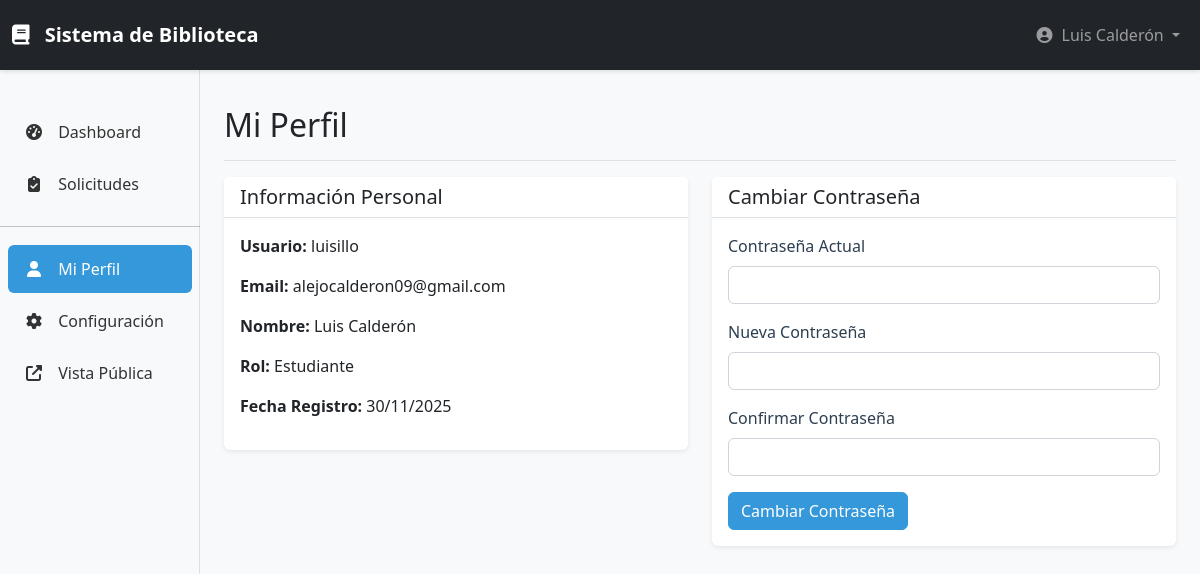
The page /WEB/dashboard/profile.php (signed in) on the database its author committed.
### tables this page shows
CREATE TABLE IF NOT EXISTS `usuarios` (
  `id` int NOT NULL AUTO_INCREMENT,
  `username` varchar(50) NOT NULL,
  `email` varchar(100) NOT NULL,
  `password` varchar(255) NOT NULL,
  `primer_nombre` varchar(50) NOT NULL,
  `segundo_nombre` varchar(50) DEFAULT NULL,
  `primer_apellido` varchar(50) NOT NULL,
  `segundo_apellido` varchar(50) DEFAULT NULL,
  `rol_id` int NOT NULL,
  `activo` tinyint DEFAULT '1',
  `created_at` timestamp NULL DEFAULT CURRENT_TIMESTAMP,
  `updated_at` timestamp NULL DEFAULT CURRENT_TIMESTAMP ON UPDATE CURRENT_TIMESTAMP,
  PRIMARY KEY (`id`),
  UNIQUE KEY `username` (`username`),
  UNIQUE KEY `email` (`email`),
  KEY `rol_id` (`rol_id`)
);

### WEB/classes/Model.php (called while the page is built, shortened)
<?php
require_once '../includes/database.php';
require_once '../includes/functions.php';
class Model {
    protected $conn;
    protected $table;
    public function __construct($table) {
        $this->db = new Database();
        $this->conn = $this->db->getConnection();
        $this->table = $table;
    }
    public function getById($id) {
        $query = "SELECT * FROM " . $this->table . " WHERE id = :id AND activo = 1";
        $stmt = $this->conn->prepare($query);
        $stmt->bindParam(':id', $id);
        $stmt->execute();
        return $stmt->fetch(PDO::FETCH_ASSOC);
    }
}
?>

### WEB/includes/database.php (called while the page is built, shortened)
<?php
class Database {
    private $host = 'localhost';
    private $db_name = 'sistema_biblioteca';
    private $username = 'root';
    private $password = '';
    public function getConnection() {
        $this->conn = null;
        try {
            $this->conn = new PDO(
                "mysql:host=" . $this->host . ";dbname=" . $this->db_name . ";charset=utf8",
                $this->username,
                $this->password
            );
            $this->conn->setAttribute(PDO::ATTR_ERRMODE, PDO::ERRMODE_EXCEPTION);
        } catch(PDOException $exception) {
            echo "Error de conexión: " . $exception->getMessage();
        }
        return $this->conn;
    }
}
?>

### WEB/includes/functions.php (called while the page is built, shortened)
<?php
function formatDate($date, $format = 'd/m/Y') {
    $datetime = new DateTime($date);
    return $datetime->format($format);
}
?>

### WEB/dashboard/profile.php (the view, shortened to what this page needs)
<?php
require_once '../includes/functions.php';
$userModel = new User();
$usuario_actual = $userModel->getById($_SESSION['user_id']);
?>
<!DOCTYPE html>
<html lang="es">
<head>
    <link href="<?php echo BOOTSTRAP_CSS; ?>" rel="stylesheet">
    <link href="<?php echo FONTAWESOME; ?>" rel="stylesheet">
    <link href="../assets/css/custom.css" rel="stylesheet">
</head>
<body>
    <?php include 'includes/navbar.php'; ?>
    <div class="container-fluid">
        <div class="row">
            <?php include 'includes/sidebar.php'; ?>
            <main class="col-md-9 ms-sm-auto col-lg-10 px-md-4">
                <div class="d-flex justify-content-between flex-wrap flex-md-nowrap align-items-center pt-3 pb-2 mb-3 border-bottom">
                    <h1 class="h2">Mi Perfil</h1>
                </div>
                <div class="row">
                    <div class="col-md-6">
                        <div class="card">
                            <div class="card-header">
                                <h5 class="card-title mb-0">Información Personal</h5>
                            </div>
                            <div class="card-body">
                                <p><strong>Usuario:</strong> <?php echo $usuario_actual['username']; ?></p>
                                <p><strong>Email:</strong> <?php echo $usuario_actual['email']; ?></p>
                                <p><strong>Nombre:</strong> <?php echo $usuario_actual['primer_nombre'] . ' ' . $usuario_actual['primer_apellido']; ?></p>
                                <p><strong>Rol:</strong> <?php echo $_SESSION['role']; ?></p>
                                <p><strong>Fecha Registro:</strong> <?php echo formatDate($usuario_actual['created_at']); ?></p>
                            </div>
                        </div>
                    </div>
                    <div class="col-md-6">
                        <div class="card">
                            <div class="card-header">
                                <h5 class="card-title mb-0">Cambiar Contraseña</h5>
                            </div>
                            <div class="card-body">
                                <form method="POST">
                                    <div class="mb-3">
                                        <label class="form-label">Contraseña Actual</label>
                                        <input type="password" class="form-control" name="password_actual" required>
                                    </div>
                                    <div class="mb-3">
                                        <label class="form-label">Nueva Contraseña</label>
                                        <input type="password" class="form-control" name="nueva_password" required>
                                    </div>
                                    <div class="mb-3">
                                        <label class="form-label">Confirmar Contraseña</label>
                                        <input type="password" class="form-control" name="confirmar_password" required>
                                    </div>
                                    <button type="submit" class="btn btn-primary">Cambiar Contraseña</button>
                                </form>
                            </div>
                        </div>
                    </div>
                </div>
            </main>
        </div>
    </div>
</body>
</html>

### WEB/assets/css/custom.css (style rules this page uses)
:root { --primary-color: #2c3e50; --secondary-color: #34495e; --accent-color: #3498db; --success-color: #27ae60; --warning-color: #f39c12; --danger-color: #e74c3c; }
body { font-family: 'Segoe UI', Tahoma, Geneva, Verdana, sans-serif; background-color: #f8f9fa; padding-top: 70px; }
main { margin-top: 0; padding: 20px; margin-left: 0; }
@media (min-width: 768px) { main { margin-left: 280px; } }
.card { border: none; box-shadow: 0 0.125rem 0.25rem rgba(0, 0, 0, 0.075); margin-bottom: 1.5rem; }
.card-header { background-color: white; border-bottom: 1px solid #dee2e6; font-weight: 600; }
.btn { border-radius: 0.375rem; font-weight: 500; transition: all 0.3s ease; }
.btn-primary { background-color: var(--accent-color); border-color: var(--accent-color); }
.form-label { font-weight: 500; color: var(--primary-color); margin-bottom: 0.5rem; }
.form-control, .form-select { border-radius: 0.375rem; border: 1px solid #ced4da; transition: border-color 0.15s ease-in-out, box-shadow 0.15s ease-in-out; }

### rows shown on the page
usuarios: username "luisillo", email "alejocalderon09@gmail.com", primer_nombre "Luis", primer_apellido "Calderón", created_at "30/11/2025"

### other values the page prints
$_SESSION['nombre_completo'] "Luis Calderón"
$_SESSION['role'] "Estudiante"
